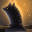

Write Python code to recreate this figure.
"""One big ebony knight, carved live on the wall — a painting.

Nothing in the ledger is BACKLIT. Every piece so far is a lit subject sitting on
a dark field; this one inverts it. A chess knight in black wood stands against a
lamp burning behind it, so the subject is the darkest thing on the panel and the
room is the brightest, and the horse is read as a silhouette first, a form
second. It is also the first game piece, and the first carved figure.

The performance is the carving. The room is washed in, the board is laid square
by square in perspective, and then a rectangular BILLET of ebony is dropped over
almost the whole panel — a solid dark rectangle that hides everything. From
there the waste is cut away chip by chip, farthest chip first, closing in on the
final surface, so the horse arrives out of a block the way it actually would.
Only then is it shaped: the neck banded, the jaw and muzzle worked, the mane
notched crest-to-withers, the eye drilled, and last of all the light is allowed
around the contour — the rim sweeps from the muzzle up over the ears and down
the mane, which is the moment the piece stops being a shape and becomes wood.

Lighting model: one lamp behind the piece at upper right. Every rim pixel takes
its brightness from the halo sampled just OUTSIDE the silhouette along the
outward normal, so the rim is automatically hottest where the room is hottest
(ears, crest) and nearly absent down at the plinth, with no per-part tuning. The
front planes are held off pure black by a cool bounce off the board from the
lower left — the knight is never allowed to meet the background at equal value.

Ships through /paint rather than /image because this unit's image-upload path
renders blank (see the lumen skill).

Run (perform):  .venv\\Scripts\\python.exe art\\gambit.py [delay_seconds]
Run (preview):  .venv\\Scripts\\python.exe art\\gambit.py preview -> art\\gambit.png
"""

import json
import math
import sys
import urllib.request

SIZE = 32
SS = 3                                  # supersamples per axis for the silhouette

# ------------------------------------------------------------------ light ---
# The lamp sits behind the piece, up and to the right. Everything else in the
# scene is derived from this: halo, rim, bounce, and the direction of the shadow
# thrown forward onto the board.
GLOW = (19.5, 6.5)
GLOW_SIG = 12.5
BOUNCE_DIR = (-0.78, 0.63)              # cool fill off the board, from front-left

COOL_DARK = (26, 32, 52)                # the room where the lamp does not reach
AMBER = (214, 146, 62)                  # the lamp itself, at the core of the halo
EBONY = (25, 21, 27)                    # the block, before any light touches it
BOUNCE = (52, 60, 82)                   # what the board throws back onto the front
BOUNCE_RIM = (150, 172, 214)            # and the cold edge it leaves on the front
RIM = (255, 198, 118)

SQ_LIGHT = (132, 103, 70)
SQ_DARK = (52, 39, 34)

# --------------------------------------------------------------- geometry ---
# The knight, in panel coordinates, facing left. Traced as one closed profile:
# plinth, collar, breast, throat, jaw, muzzle, bridge, brow, both ears, crest,
# and the mane ridge running back down to the withers.
KNIGHT = [
    (5.6, 31.8), (5.6, 29.3), (7.6, 28.1), (8.9, 26.7), (8.5, 25.2),
    (10.0, 24.0), (9.5, 21.0), (8.3, 17.9), (6.5, 14.6), (5.1, 12.1),
    (3.3, 10.7), (2.2, 9.3), (2.7, 7.8), (4.8, 6.9), (7.5, 5.3),
    (9.2, 3.2), (10.2, 0.6), (12.2, 4.6), (14.3, 1.4), (15.4, 5.3),
    (17.7, 7.6), (19.9, 11.1), (21.5, 15.1), (22.5, 19.6), (23.1, 23.6),
    (23.6, 25.7), (24.4, 26.9), (25.2, 28.2), (26.3, 29.3), (26.3, 31.8),
]

# The mane, as a line rather than a region: a band is grown off it, and the
# notches are cut at a fixed spacing along its arc length.
MANE = [(13.6, 4.8), (16.3, 7.4), (18.5, 10.5), (20.1, 14.3), (21.1, 18.5),
        (21.7, 22.6)]

BILLET = (1, 0, 27, 32)                 # x0, y0, x1, y1 — the block of wood

EYE = (7.5, 8.1)
NOSTRIL = (3.7, 9.3)
MOUTH = ((2.9, 10.5), (5.3, 11.2))
JAW = ((6.1, 9.4), (7.6, 13.4))         # the cheek break, as a value step


def lerp(a, b, t):
    t = max(0.0, min(1.0, t))
    return tuple(a[i] + (b[i] - a[i]) * t for i in range(3))


def add(c, d, k=1.0):
    return tuple(c[i] + d[i] * k for i in range(3))


def scale(c, k):
    return tuple(c[i] * k for i in range(3))


def hx(c):
    return "#{:02x}{:02x}{:02x}".format(*(max(0, min(255, round(v))) for v in c))


def norm(v):
    m = math.hypot(v[0], v[1]) or 1.0
    return (v[0] / m, v[1] / m)


def seg_dist(p, a, b):
    vx, vy = b[0] - a[0], b[1] - a[1]
    wx, wy = p[0] - a[0], p[1] - a[1]
    L2 = vx * vx + vy * vy
    t = 0.0 if L2 == 0 else max(0.0, min(1.0, (wx * vx + wy * vy) / L2))
    return math.hypot(wx - t * vx, wy - t * vy), t


def path_dist(p, pts):
    """Distance to a polyline, plus arc length at the closest point."""
    best, best_s = 1e9, 0.0
    s = 0.0
    for a, b in zip(pts, pts[1:]):
        d, t = seg_dist(p, a, b)
        seg = math.hypot(b[0] - a[0], b[1] - a[1])
        if d < best:
            best, best_s = d, s + t * seg
        s += seg
    return best, best_s


def poly_dist(p):
    pts = KNIGHT + [KNIGHT[0]]
    return min(seg_dist(p, a, b)[0] for a, b in zip(pts, pts[1:]))


def inside(p):
    x, y = p
    hit = False
    n = len(KNIGHT)
    for i in range(n):
        ax, ay = KNIGHT[i]
        bx, by = KNIGHT[(i + 1) % n]
        if (ay > y) != (by > y):
            xc = ax + (y - ay) * (bx - ax) / (by - ay)
            if x < xc:
                hit = not hit
    return hit


def sdf(p):
    d = poly_dist(p)
    return d if inside(p) else -d


def coverage(x, y):
    n = 0
    for i in range(SS):
        for j in range(SS):
            if inside((x + (i + 0.5) / SS, y + (j + 0.5) / SS)):
                n += 1
    return n / (SS * SS)


def glow_at(p):
    r2 = (p[0] - GLOW[0]) ** 2 + (p[1] - GLOW[1]) ** 2
    return math.exp(-r2 / (2 * GLOW_SIG ** 2))


def grain(x, y, k=0.055):
    """Deterministic figure in the wood — a fine vertical figure, never noise."""
    h = (x * 73856093) ^ (y * 19349663)
    h = (h * 2654435761) & 0xFFFFFFFF
    speckle = ((h >> 12) & 0xFF) / 255.0 - 0.5
    fig = math.sin(x * 1.9 + y * 0.22) * 0.5
    return 1.0 + k * (fig + speckle * 0.7)


# ------------------------------------------------------------------ scene ---
def room():
    """The lamp-lit room and the board, as a full-panel background."""
    bg = {}
    for y in range(SIZE):
        for x in range(SIZE):
            p = (x + 0.5, y + 0.5)
            g = glow_at(p)
            c = lerp(COOL_DARK, AMBER, g ** 0.85 * 1.05)
            # the room floor falls away toward the viewer
            c = scale(c, 1.0 - 0.10 * max(0.0, (y - 16) / 16))
            bg[(x, y)] = c

    board = set()
    for y in range(SIZE):
        for x in range(SIZE):
            p = (x + 0.5, y + 0.5)
            if p[1] <= 24.6:
                continue
            # honest perspective: screen y -> ground depth, screen x -> ground X
            z = 26.0 / (p[1] - 23.0)
            X = (p[0] - 16.0) * z / 30.0
            checker = (math.floor(X / 4.4) + math.floor(z / 4.4)) % 2
            lit = 0.62 + 0.85 * glow_at(p)
            c = scale(SQ_LIGHT if checker == 0 else SQ_DARK, lit)
            # the lamp is behind, so the piece throws its shadow AT the viewer:
            # a pool that starts at the plinth and spreads down and to the left,
            # never backward — the far strip of board stays lit, and that lit
            # strip is the only thing that keeps the black plinth off the floor.
            sx, sy = p[0] - 12.0, max(0.0, p[1] - 27.6)
            sh = (sx + sy * 0.9) ** 2 / 190.0 + (p[1] - 27.6) ** 2 / 55.0
            if p[1] > 27.0:
                c = scale(c, 0.30 + 0.70 * min(1.0, sh))
            bg[(x, y)] = c
            board.add((x, y))
    return bg, board


def carve():
    """The knight itself: coverage, region ownership, flat tone, final tone."""
    cov, dist, normal = {}, {}, {}
    for y in range(SIZE):
        for x in range(SIZE):
            a = coverage(x, y)
            if a <= 0.0:
                continue
            p = (x + 0.5, y + 0.5)
            cov[(x, y)] = a
            d = sdf(p)
            dist[(x, y)] = d
            # outward normal from the gradient of the signed distance field
            gx = sdf((p[0] + 0.6, p[1])) - sdf((p[0] - 0.6, p[1]))
            gy = sdf((p[0], p[1] + 0.6)) - sdf((p[0], p[1] - 0.6))
            normal[(x, y)] = norm((-gx, -gy))

    owner, flat, final = {}, {}, {}
    for (x, y), a in cov.items():
        p = (x + 0.5, y + 0.5)
        d = max(0.0, dist[(x, y)])
        n = normal[(x, y)]

        md, ms = path_dist(p, MANE)
        is_mane = md < 3.0
        if p[1] >= 25.4:
            region = "base"
        elif is_mane:
            region = "mane"
        elif p[1] < 5.6 and 8.6 < p[0] < 15.2:
            region = "ear"
        elif p[1] < 9.6 or (p[0] < 8.2 and p[1] < 14.4):
            region = "head"
        else:
            region = "neck"
        owner[(x, y)] = region

        # --- form. The core goes darker than the edges; the board bounces a
        # cool fill onto whatever faces front-left.
        core = 1.0 - 0.30 * min(d, 5.0) / 5.0
        bounce = max(0.0, n[0] * BOUNCE_DIR[0] + n[1] * BOUNCE_DIR[1]) ** 1.3
        c = scale(EBONY, core * grain(x, y))
        # the bounce has to die fast with depth: spread over the whole front it
        # stops being ebony and becomes granite.
        c = add(c, BOUNCE, bounce * math.exp(-d / 1.7))
        if region == "base":
            c = scale(c, 0.86 + 0.10 * math.cos((p[1] - 26.0) * 1.9))
        flat[(x, y)] = c

        # --- shaping cuts, all value, no hue.
        if region == "mane":
            groove = (ms % 2.7) < 1.15               # the notches
            c = scale(c, 0.62 if groove else 1.18)
            if 1.15 <= (ms % 2.7) < 1.6:             # the lit lip below each notch
                c = add(c, RIM, 0.10)
            if md > 2.35:                            # where the mane meets the neck
                c = scale(c, 0.74)
        if region in ("head", "neck"):
            jd, _ = path_dist(p, [JAW[0], JAW[1]])
            if jd < 0.95:
                c = scale(c, 0.70)                   # the cheek break
        if region == "head":
            if math.hypot(p[0] - EYE[0], p[1] - EYE[1]) < 1.15:
                c = scale(c, 0.36)
            if math.hypot(p[0] - EYE[0] - 0.4, p[1] - EYE[1] - 0.3) < 0.6:
                c = add(c, RIM, 0.50)                # the drilled eye catches the lamp
            if math.hypot(p[0] - NOSTRIL[0], p[1] - NOSTRIL[1]) < 0.9:
                c = scale(c, 0.55)
            mdst, _ = path_dist(p, [MOUTH[0], MOUTH[1]])
            if mdst < 0.75:
                c = scale(c, 0.66)

        # --- the rim, taken from the halo just outside the silhouette.
        out = (p[0] + n[0] * 2.2, p[1] + n[1] * 2.2)
        edge = math.exp(-max(0.0, d - 0.15) / 0.95)
        bias = 0.45 + 0.55 * max(0.0, n[0] * 0.45 + n[1] * -0.89)
        c = add(c, RIM, min(0.95, glow_at(out) * 1.55) * edge * bias)
        # and a cold counter-rim off the board on the front contour, so the
        # muzzle and the breast never meet the dark left of the room at value.
        front = max(0.0, n[0] * BOUNCE_DIR[0] + n[1] * BOUNCE_DIR[1]) ** 1.6
        c = add(c, BOUNCE_RIM, front * edge * 0.32)
        final[(x, y)] = c
    return cov, owner, flat, final


def compose():
    bg, board = room()
    cov, owner, flat, final = carve()

    # The halo: the lamp spills around the silhouette, so the room is hottest
    # immediately outside the wood. Applied to the background itself, which
    # means it goes down with the room wash and the carving reveals it again.
    for k in bg:
        if cov.get(k, 0.0) >= 0.999:
            continue
        p = (k[0] + 0.5, k[1] + 0.5)
        d = poly_dist(p)
        if d < 3.4:
            bloom = math.exp(-d / 1.5) * glow_at(p) * 0.55 * (1.0 - cov.get(k, 0.0))
            bg[k] = add(bg[k], RIM, bloom)

    def over(sub, back, a):
        return tuple(sub[i] * a + back[i] * (1 - a) for i in range(3))

    flat_px, final_px = dict(bg), dict(bg)
    for k, a in cov.items():
        flat_px[k] = over(flat[k], bg[k], a)
        final_px[k] = over(final[k], bg[k], a)

    # dust hanging in the beam — the very last strokes
    motes = [(27, 10), (29, 15), (24, 4), (30, 21)]
    motes = [m for m in motes if m not in cov]
    for m in motes:
        final_px[m] = add(final_px[m], (255, 214, 150), 0.22)
    return bg, board, cov, owner, flat_px, final_px, motes


# ------------------------------------------------------------------ order ---
def build_strokes():
    bg, board, cov, owner, flat_px, final_px, motes = compose()
    steps = []

    def push(px, src):
        for p in px:
            steps.append((p[0], p[1], src[p]))

    def serp(p):
        return (p[1], p[0] if p[1] % 2 == 0 else -p[0])

    # 1. the room, washed in
    room_px = sorted([p for p in bg if p not in board], key=serp)
    push(room_px, bg)

    # 2. the board, laid far row to near row
    push(sorted(board, key=lambda p: (p[1], abs(p[0] - 16))), bg)

    # 3. the billet: a block of ebony dropped over the whole panel, top down
    x0, y0, x1, y1 = BILLET
    block = [(x, y) for y in range(y0, y1) for x in range(x0, x1)]
    block.sort(key=serp)
    for (x, y) in block:
        steps.append((x, y, scale(EBONY, 0.92 * grain(x, y, 0.09))))

    # 4. the cut: waste chipped away, farthest chip first, closing on the surface
    waste = [p for p in block if cov.get(p, 0.0) < 0.999]
    waste.sort(key=lambda p: -(poly_dist((p[0] + 0.5, p[1] + 0.5))
                               + 0.6 * ((p[0] * 7 + p[1] * 13) % 5) / 5.0))
    push(waste, flat_px)

    # 5. shaping, in the order a carver would work: neck down, then jaw and
    #    muzzle, the ears, and the mane notched crest to withers
    push(sorted([p for p in owner if owner[p] == "neck"], key=lambda p: (p[1], p[0])), flat_px)
    push(sorted([p for p in owner if owner[p] == "base"], key=lambda p: (p[1], p[0])), flat_px)
    push(sorted([p for p in owner if owner[p] == "head"],
                key=lambda p: (-p[0], p[1])), flat_px)
    push(sorted([p for p in owner if owner[p] == "ear"], key=lambda p: (p[1], p[0])), flat_px)
    push(sorted([p for p in owner if owner[p] == "mane"],
                key=lambda p: path_dist((p[0] + 0.5, p[1] + 0.5), MANE)[1]), flat_px)

    # 6. the detail pass: notches, cheek, eye, nostril, mouth, and the rim
    #    sweeping the contour from the muzzle up over the ears and down the mane
    detail = [p for p in cov if final_px[p] != flat_px[p]]
    detail.sort(key=lambda p: math.atan2(p[1] - 15.0, p[0] - 15.0))
    push(detail, final_px)

    # 7. dust in the beam
    push(motes, final_px)
    return steps, final_px, owner


def render_preview(final_px, path):
    from PIL import Image
    img = Image.new("RGB", (SIZE, SIZE), (0, 0, 0))
    px = img.load()
    for (x, y), c in final_px.items():
        px[x, y] = tuple(max(0, min(255, round(v))) for v in c)
    img.save(path)
    img.resize((SIZE * 12, SIZE * 12), Image.NEAREST).save(path.replace(".png", "-big.png"))
    print(f"wrote {path}")


if __name__ == "__main__":
    steps, final_px, owner = build_strokes()
    counts = {}
    for r in owner.values():
        counts[r] = counts.get(r, 0) + 1
    print("regions:", counts, "subject px:", len(owner))
    print(f"{len(steps)} strokes")

    if len(sys.argv) > 1 and sys.argv[1] == "preview":
        render_preview(final_px, "art/gambit.png")
        raise SystemExit

    delay = float(sys.argv[1]) if len(sys.argv) > 1 else 0.013
    payload = {"pixels": [[x, y, hx(c)] for x, y, c in steps], "delay": delay,
               "clear": True}
    req = urllib.request.Request(
        "http://127.0.0.1:7788/paint",
        data=json.dumps(payload).encode(),
        headers={"content-type": "application/json"},
        method="POST",
    )
    with urllib.request.urlopen(req, timeout=60) as resp:
        print(resp.read().decode())
    print(f"{len(steps)} strokes queued at {delay}s")
